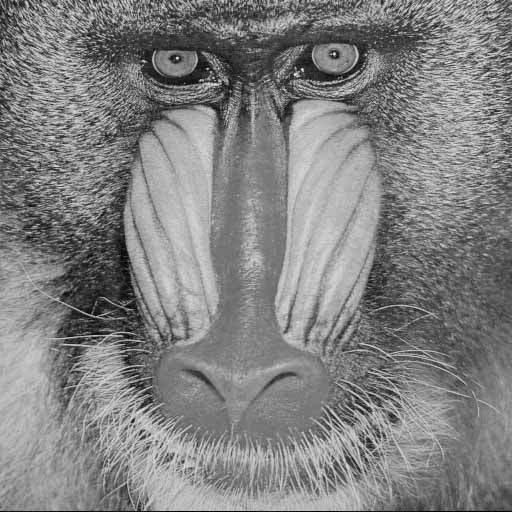
#> input picture svd example/hbsZF.png, 512 x 512 px
$ python example.py
#> lines starting #> are read from the running program, lines starting #| are printed output that depends on the picture
from imageio import imread, imwrite
from numpy.linalg import svd
from numpy import outer

image = imread('hbsZF.png')
#> image is the input picture: shape (512, 512); min 0, max 250, mean 129.2

u, s, vh = svd(image)
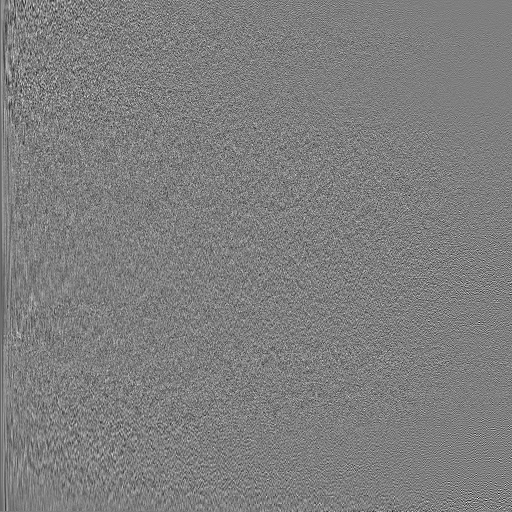
#> u: shape (512, 512) float64; min -0.271, max 0.273, mean -9.23e-05; drawn with min black and max white
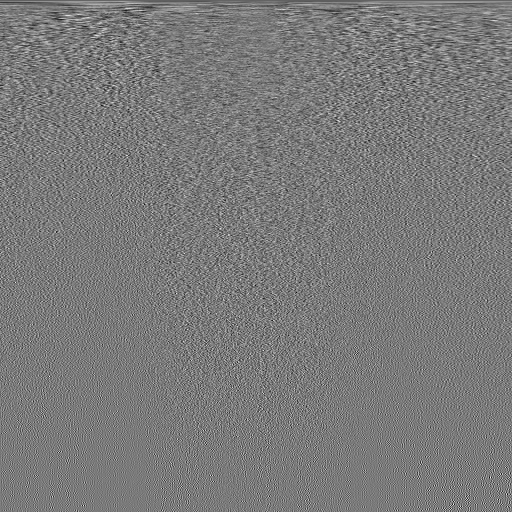
#> vh: shape (512, 512) float64; min -0.228, max 0.246, mean -7.93e-05; drawn with min black and max white
#> s = 512 values, max 66895.8 at index 0, min 0.202 at index 511, mean 559

result = sum([outer(u[:, i], vh[i]) for i in range(0, 512)])
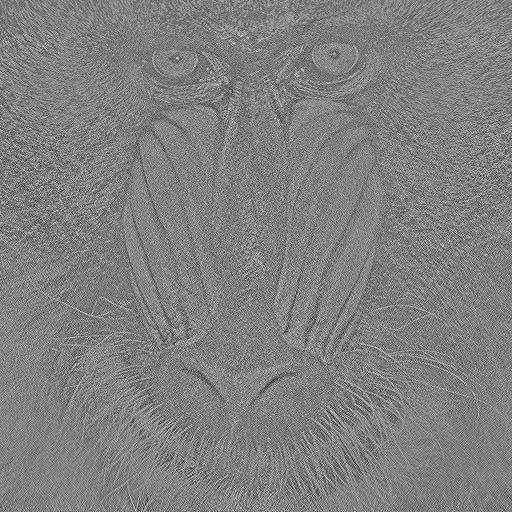
#> result: shape (512, 512) float64; min -0.277, max 0.275, mean 0.00193; drawn with min black and max white

imwrite('out.png', result)
